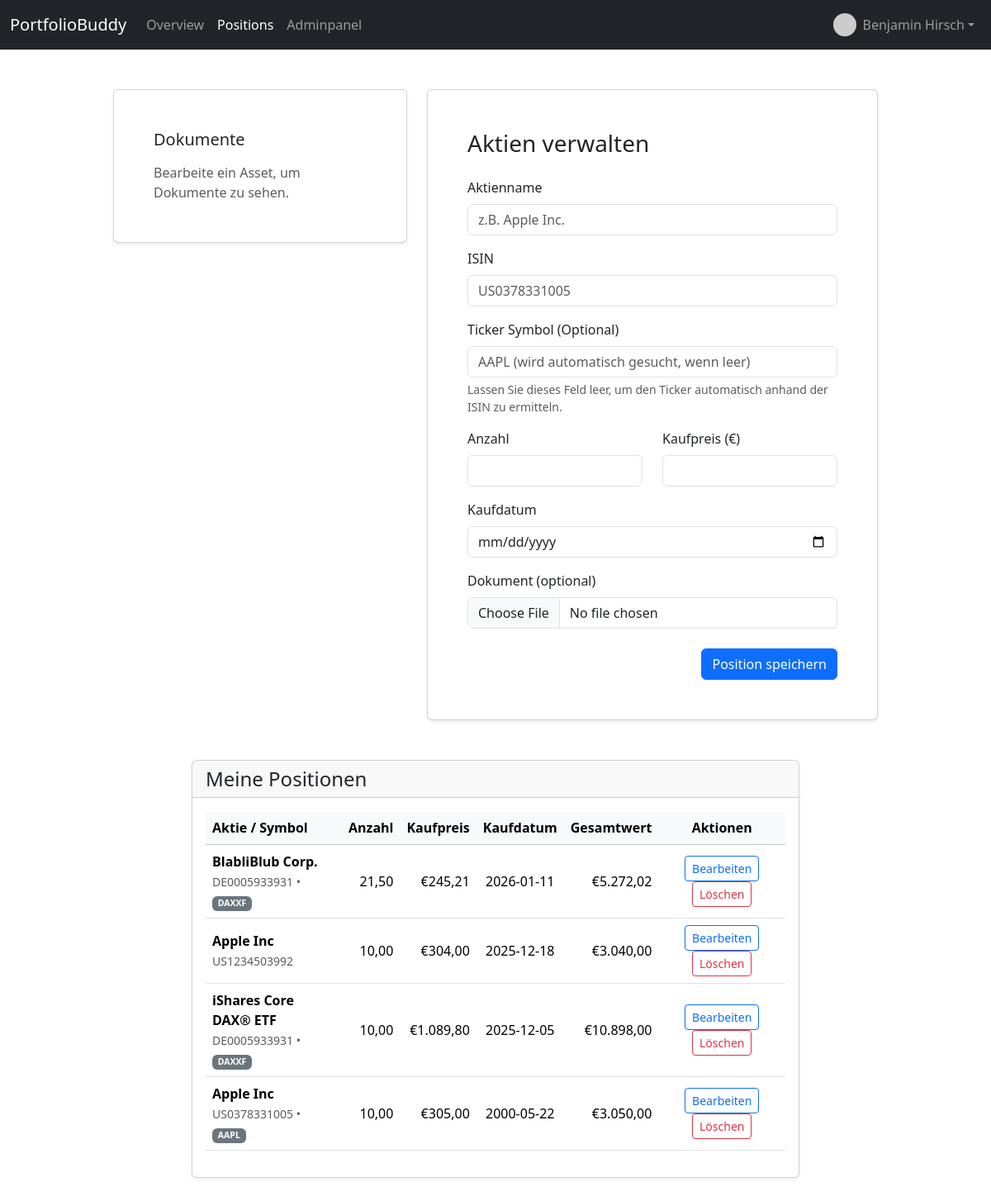
The page /positions.php (signed in) on the database its author committed.
### tables this page shows
CREATE TABLE `assets` (
  `id` int(11) NOT NULL,
  `user_id` int(11) NOT NULL,
  `name` varchar(150) NOT NULL,
  `isin` varchar(20) NOT NULL,
  `quantity` decimal(10,4) NOT NULL,
  `purchase_price` decimal(10,2) NOT NULL,
  `purchase_date` date NOT NULL,
  `asset_type` varchar(50) DEFAULT 'Stock',
  `ticker` varchar(20) DEFAULT NULL
);

### positions.php (the view, shortened to what this page needs)
<?php
require_once __DIR__ . '/includes/dbaccess.php';
$db_obj = new mysqli($host, $user, $pass, $db);
$userId = $_SESSION['user']['id'];
$currentAssetId = '';
$name = '';
$isin = '';
$ticker = '';
$qty  = '';
$price = '';
$date = '';
$isEditMode = false;
$assetFiles = [];
$myAssets = [];
$listSql = "SELECT * FROM `assets` WHERE `user_id` = ? ORDER BY `purchase_date` DESC";
$listStmt = $db_obj->prepare($listSql);
$listStmt->bind_param("i", $userId);
$listStmt->execute();
$listResult = $listStmt->get_result();
while ($row = $listResult->fetch_assoc()) {
    $myAssets[] = $row;
}
?>
<!doctype html>
<html lang="en">
<?php
include __DIR__ . '/includes/_head.php';
?>
<body>
<?php include __DIR__ .'/includes/_navbar.php'; ?>
<div class="container py-5">
    <div class="row justify-content-center g-4">
        <div class="col-12 col-md-5 col-lg-4">
            <div class="card shadow-sm">
                <div class="card-body p-4 p-md-5">
                    <h2 class="h5 mb-3">Dokumente</h2>
                    <?php if ($isEditMode && !empty($currentAssetId)): ?>
                        <?php if (!empty($assetFiles)): ?>
                            <ul class="list-group">
                                <?php foreach ($assetFiles as $doc): ?>
                                    <li class="list-group-item d-flex align-items-center justify-content-between">
                                        <div class="text-truncate me-2"><?= htmlspecialchars($doc['name']) ?></div>
                                        <div class="d-flex gap-2">
                                            <a class="btn btn-sm btn-outline-primary" href="/positions.php?action=download_file&asset_id=<?= (int)$currentAssetId ?>&file=<?= urlencode($doc['name']) ?>">Download</a>
                                            <form method="post" action="/positions.php" class="d-inline">
                                                <input type="hidden" name="action" value="delete_file">
                                                <input type="hidden" name="asset_id" value="<?= htmlspecialchars($currentAssetId) ?>">
                                                <input type="hidden" name="file_name" value="<?= htmlspecialchars($doc['name']) ?>">
                                                <button type="submit" class="btn btn-sm btn-outline-danger" onclick="return confirm('Datei wirklich loeschen?');">Loeschen</button>
                                            </form>
                                        </div>
                                    </li>
                                <?php endforeach; ?>
                            </ul>
                        <?php else: ?>
                            <p class="text-muted mb-0">Keine Dokumente fuer dieses Asset.</p>
                        <?php endif; ?>
                    <?php else: ?>
                        <p class="text-muted mb-0">Bearbeite ein Asset, um Dokumente zu sehen.</p>
                    <?php endif; ?>
                </div>
            </div>
        </div>
        <div class="col-12 col-md-7 col-lg-6">
            <div class="card shadow-sm">
                <div class="card-body p-4 p-md-5">
                    <h1 class="h3 mb-4"><?= $isEditMode ? 'Position bearbeiten' : 'Aktien verwalten' ?></h1>
                    <form method="post" action="/positions.php" enctype="multipart/form-data">
                        <div class="mb-3">
                            <label for="assetName" class="form-label">Aktienname</label>
                            <input type="text" class="form-control" id="assetName" name="asset_name" value="<?= htmlspecialchars($name) ?>" placeholder="z.B. Apple Inc." required>
                        </div>
                        <div class="mb-3">
                            <label for="assetISIN" class="form-label">ISIN</label>
                            <input type="text" class="form-control" id="assetISIN" name="asset_ISIN" value="<?= htmlspecialchars($isin) ?>" placeholder="US0378331005" required>
                        </div>
                        <div class="mb-3">
                            <label for="assetTicker" class="form-label">Ticker Symbol (Optional)</label>
                            <input type="text" class="form-control" id="assetTicker" name="asset_ticker" value="<?= htmlspecialchars($ticker) ?>" placeholder="AAPL (wird automatisch gesucht, wenn leer)">
                            <div class="form-text">Lassen Sie dieses Feld leer, um den Ticker automatisch anhand der ISIN zu ermitteln.</div>
                        </div>
                        <div class="row">
                            <div class="col-md-6 mb-3">
                                <label for="quantity" class="form-label">Anzahl</label>
                                <input type="number" class="form-control" id="quantity" name="quantity" value="<?= htmlspecialchars($qty) ?>" step="any" required>
                            </div>
                            <div class="col-md-6 mb-3">
                                <label for="purchasePrice" class="form-label">Kaufpreis (€)</label>
                                <input type="number" class="form-control" id="purchasePrice" name="purchase_price" value="<?= htmlspecialchars($price) ?>" step="0.01" required>
                            </div>
                        </div>
                        <div class="mb-3">
                            <label for="purchaseDate" class="form-label">Kaufdatum</label>
                            <input type="date" class="form-control" id="purchaseDate" name="purchase_date" value="<?= htmlspecialchars($date) ?>" required>
                        </div>
                        <div class="mb-4">
                            <label for="assetFile" class="form-label">Dokument (optional)</label>
                            <input class="form-control" type="file" id="assetFile" name="asset_file">
                        </div>
                        <div class="d-flex justify-content-between">
                            <button type="submit" class="btn btn-primary">
                                <?= $isEditMode ? 'Änderungen speichern' : 'Position speichern' ?>
                            </button>
                        </div>
                    </form>
                </div>
            </div>
        </div>
    </div>
</div>
<div class="container pb-5">
    <div class="row justify-content-center">
        <div class="col-12 col-md-10 col-lg-8">
            <div class="card shadow-sm">
                <div class="card-header">
                    <h2 class="h4 mb-0">Meine Positionen</h2>
                </div>
                <div class="card-body">
                    <div class="table-responsive">
                        <table class="table table-hover align-middle">
                            <thead class="table-light">
                                <tr>
                                    <th scope="col">Aktie / Symbol</th>
                                    <th scope="col" class="text-end">Anzahl</th>
                                    <th scope="col" class="text-end">Kaufpreis</th>
                                    <th scope="col" class="text-center">Kaufdatum</th>
                                    <th scope="col" class="text-end">Gesamtwert</th>
                                    <th scope="col" class="text-center">Aktionen</th>
                                </tr>
                            </thead>
                            <tbody>
                                <?php if (count($myAssets) > 0): ?>
                                    <?php foreach ($myAssets as $asset): ?>
                                        <?php
                                            $total = $asset['quantity'] * $asset['purchase_price'];
                                        ?>
                                        <tr>
                                            <td>
                                                <strong><?= htmlspecialchars($asset['name']) ?></strong><br>
                                                <small class="text-muted">
                                                    <?= htmlspecialchars($asset['isin']) ?>
                                                    <?php if (!empty($asset['ticker'])): ?>
                                                        &bull; <span class="badge bg-secondary"><?= htmlspecialchars($asset['ticker']) ?></span>
                                                    <?php endif; ?>
                                                </small>
                                            </td>
                                            <td class="text-end"><?= number_format($asset['quantity'], 2, ',', '.') ?></td>
                                            <td class="text-end">€<?= number_format($asset['purchase_price'], 2, ',', '.') ?></td>
                                            <td class="text-center"><?= htmlspecialchars($asset['purchase_date']) ?></td>
                                            <td class="text-end">€<?= number_format($total, 2, ',', '.') ?></td>
                                            <td class="text-center">
                                                <a href="/positions.php?action=edit&id=<?= $asset['id'] ?>"
                                                class="btn btn-sm btn-outline-primary">
                                                Bearbeiten
                                                </a>
                                                <a href="/positions.php?action=delete&id=<?= $asset['id'] ?>"
                                                class="btn btn-sm btn-outline-danger"
                                                onclick="return confirm('Möchten Sie diese Position wirklich löschen?');">
                                                Löschen
                                                </a>
                                            </td>
                                        </tr>
                                    <?php endforeach; ?>
                                <?php else: ?>
                                    <tr>
                                        <td colspan="6" class="text-center text-muted py-3">Keine Positionen gefunden.</td>
                                    </tr>
                                <?php endif; ?>
                            </tbody>
                        </table>
                    </div>
                </div>
            </div>
        </div>
    </div>
</div>
</body>
</html>

### rows shown on the page
assets: name "BlabliBlub Corp.", isin "DE0005933931", ticker "DAXXF", quantity "21,50", purchase_price "245,21", purchase_date "2026-01-11", total "5.272,02"
assets: name "Apple Inc", isin "US1234503992", quantity "10,00", purchase_price "304,00", purchase_date "2025-12-18", total "3.040,00"
assets: name "iShares Core DAX® ETF", isin "DE0005933931", ticker "DAXXF", quantity "10,00", purchase_price "1.089,80", purchase_date "2025-12-05", total "10.898,00"
assets: name "Apple Inc", isin "US0378331005", ticker "AAPL", quantity "10,00", purchase_price "305,00", purchase_date "2000-05-22", total "3.050,00"

### other values the page prints
$_SESSION['user']['fullname'] "Benjamin Hirsch"
